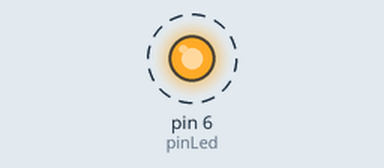
Bench run of a sketch on a simulated Arduino Uno, built with avr-gcc and run on an emulated ATmega328P. On the bench: output pins drawn as LEDs (lit = HIGH). Dashed ring = blinking. What the sketch prints to the serial monitor is not drawn.

Above: at 0.2 s.
Timing chart, 0 to 3.0 s (numbered marks = the images above):
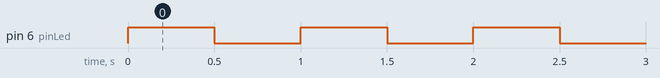

Measured:
- by itself, pin 6 (pinLed): alternates HIGH for 0.50 s and LOW for 0.50 s

The sketch:

sketch_sep24a.ino
```cpp
int pinLed=6;

void setup() {
  // put your setup code here, to run once:
  pinMode(pinLed, OUTPUT);
  Serial.begin(9600);
}

void loop() {
  // put your main code here, to run repeatedly:
  digitalWrite(pinLed,HIGH);
  Serial.println("LED MENYALA");
  delay(500);
  digitalWrite(pinLed,LOW);
  Serial.println("LED PADAM");
  delay(500);
}
```
